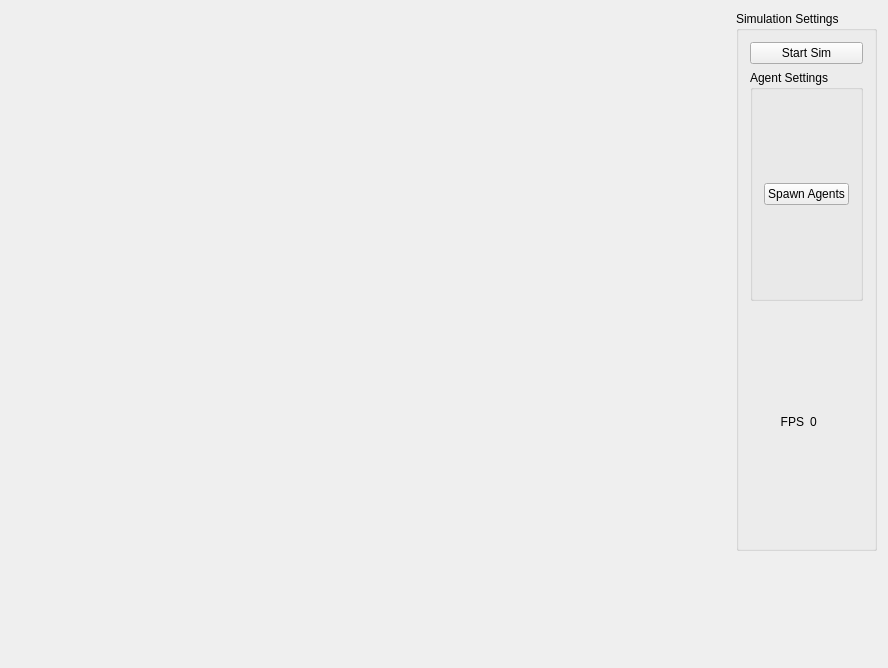
<?xml version="1.0" encoding="UTF-8"?>
<ui version="4.0">
 <class>PandemicSimWidgetClass</class>
 <widget class="QWidget" name="PandemicSimWidgetClass">
  <property name="geometry">
   <rect>
    <x>0</x>
    <y>0</y>
    <width>888</width>
    <height>668</height>
   </rect>
  </property>
  <property name="windowTitle">
   <string>PandemicSimWidget</string>
  </property>
  <layout class="QGridLayout" name="gridLayout">
   <item row="0" column="0">
    <widget class="CrowdSimWidget" name="crowdSimWidget" native="true"/>
   </item>
   <item row="0" column="1">
    <widget class="QGroupBox" name="settings_box">
     <property name="sizePolicy">
      <sizepolicy hsizetype="Maximum" vsizetype="Preferred">
       <horstretch>0</horstretch>
       <verstretch>0</verstretch>
      </sizepolicy>
     </property>
     <property name="title">
      <string>Simulation Settings</string>
     </property>
     <layout class="QVBoxLayout" name="verticalLayout">
      <item>
       <widget class="QPushButton" name="start_button">
        <property name="text">
         <string>Start Sim</string>
        </property>
       </widget>
      </item>
      <item>
       <widget class="QGroupBox" name="agentSettings_box">
        <property name="title">
         <string>Agent Settings</string>
        </property>
        <layout class="QVBoxLayout" name="verticalLayout_2">
         <item>
          <widget class="QPushButton" name="pushButton">
           <property name="text">
            <string>Spawn Agents</string>
           </property>
          </widget>
         </item>
        </layout>
       </widget>
      </item>
      <item>
       <layout class="QGridLayout" name="gridLayout_2">
        <item row="0" column="0">
         <widget class="QLabel" name="fps_label">
          <property name="text">
           <string>FPS</string>
          </property>
          <property name="alignment">
           <set>Qt::AlignRight|Qt::AlignTrailing|Qt::AlignVCenter</set>
          </property>
         </widget>
        </item>
        <item row="0" column="1">
         <widget class="QLabel" name="fps_counter_label">
          <property name="text">
           <string>0</string>
          </property>
         </widget>
        </item>
       </layout>
      </item>
     </layout>
    </widget>
   </item>
   <item row="1" column="0">
    <widget class="QWidget" name="widget_2" native="true">
     <property name="sizePolicy">
      <sizepolicy hsizetype="Preferred" vsizetype="Maximum">
       <horstretch>0</horstretch>
       <verstretch>0</verstretch>
      </sizepolicy>
     </property>
     <property name="minimumSize">
      <size>
       <width>0</width>
       <height>100</height>
      </size>
     </property>
    </widget>
   </item>
  </layout>
 </widget>
 <layoutdefault spacing="6" margin="11"/>
 <customwidgets>
  <customwidget>
   <class>CrowdSimWidget</class>
   <extends>QWidget</extends>
   <header>pandemic_sim/crowdsimwidget.h</header>
   <container>1</container>
   <slots>
    <slot>startSimulation()</slot>
   </slots>
  </customwidget>
 </customwidgets>
 <resources/>
 <connections>
  <connection>
   <sender>start_button</sender>
   <signal>clicked()</signal>
   <receiver>crowdSimWidget</receiver>
   <slot>startSimulation()</slot>
   <hints>
    <hint type="sourcelabel">
     <x>805</x>
     <y>43</y>
    </hint>
    <hint type="destinationlabel">
     <x>697</x>
     <y>51</y>
    </hint>
   </hints>
  </connection>
 </connections>
</ui>
